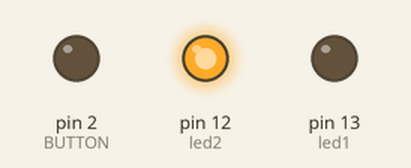
Simulated run of this sketch. Board: Arduino Uno, built with avr-gcc and run on an emulated ATmega328P. Shown: output pins drawn as LEDs (lit = HIGH).

Above: at 0.1 s.
Timing chart, 0 to 1.6 s (numbered marks = the images above):
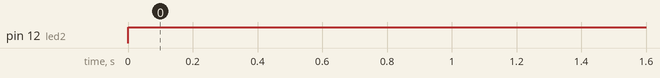

The sketch:

alg_a.ino
```cpp
#define led1 13
#define led2 12
#define BUTTON 2
int estado = 0;

void setup() {
  pinMode(led2, OUTPUT);
  pinMode(led1,OUTPUT);
  pinMode(BUTTON,OUTPUT);

}

void loop() {
 estado = digitalRead(BUTTON);

  if (estado == HIGH)
  {
    digitalWrite(led1, HIGH);
    digitalWrite(led2, LOW);
  } else {
    digitalWrite(led1, LOW);
    digitalWrite(led2, HIGH);
  }

}
```

Measured:
- by itself, pin 12 (led2): LOW → HIGH at 0.00 s
